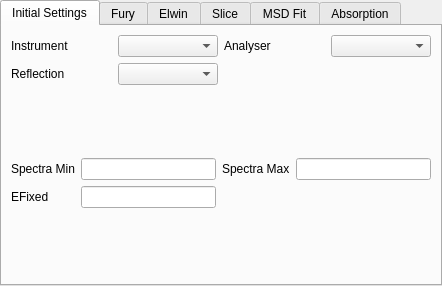
<ui version="4.0" >
 <class>indirectAnalysis</class>
 <widget class="QWidget" name="indirectAnalysis" >
  <property name="geometry" >
   <rect>
    <x>0</x>
    <y>0</y>
    <width>442</width>
    <height>286</height>
   </rect>
  </property>
  <property name="windowTitle" >
   <string>Indirect Data Analysis</string>
  </property>
  <layout class="QVBoxLayout" name="verticalLayout" >
   <property name="spacing" >
    <number>0</number>
   </property>
   <property name="margin" >
    <number>0</number>
   </property>
   <item>
    <widget class="QTabWidget" name="tabWidget" >
     <property name="enabled" >
      <bool>true</bool>
     </property>
     <property name="tabShape" >
      <enum>QTabWidget::Rounded</enum>
     </property>
     <property name="currentIndex" >
      <number>0</number>
     </property>
     <widget class="QWidget" name="tabSettings" >
      <attribute name="title" >
       <string>Initial Settings</string>
      </attribute>
      <layout class="QVBoxLayout" name="verticalLayout_9" >
       <item>
        <layout class="QGridLayout" name="gridLayout_3" >
         <item row="0" column="0" >
          <widget class="QLabel" name="set_lbInst" >
           <property name="text" >
            <string>Instrument</string>
           </property>
          </widget>
         </item>
         <item row="0" column="2" >
          <widget class="QLabel" name="set_lbAnalyser" >
           <property name="text" >
            <string>Analyser</string>
           </property>
          </widget>
         </item>
         <item row="0" column="3" >
          <widget class="QComboBox" name="set_cbAnalyser" />
         </item>
         <item row="1" column="0" >
          <widget class="QLabel" name="set_lbReflection" >
           <property name="text" >
            <string>Reflection</string>
           </property>
          </widget>
         </item>
         <item row="1" column="1" >
          <widget class="QComboBox" name="set_cbReflection" />
         </item>
         <item row="0" column="1" >
          <widget class="MantidQt::MantidWidgets::InstrumentSelector" name="set_cbInst" >
           <property name="techniques" >
            <stringlist>
             <string>TOF Indirect Geometry Spectroscopy</string>
            </stringlist>
           </property>
          </widget>
         </item>
        </layout>
       </item>
       <item>
        <spacer name="verticalSpacer_5" >
         <property name="orientation" >
          <enum>Qt::Vertical</enum>
         </property>
         <property name="sizeHint" stdset="0" >
          <size>
           <width>20</width>
           <height>40</height>
          </size>
         </property>
        </spacer>
       </item>
       <item>
        <layout class="QGridLayout" name="gridLayout_2" >
         <item row="0" column="0" >
          <widget class="QLabel" name="set_lbSpecMin" >
           <property name="text" >
            <string>Spectra Min</string>
           </property>
          </widget>
         </item>
         <item row="0" column="1" >
          <widget class="QLineEdit" name="set_leSpecMin" />
         </item>
         <item row="0" column="2" >
          <widget class="QLabel" name="set_lbSpecMax" >
           <property name="text" >
            <string>Spectra Max</string>
           </property>
          </widget>
         </item>
         <item row="0" column="3" >
          <widget class="QLineEdit" name="set_leSpecMax" />
         </item>
         <item row="1" column="0" >
          <widget class="QLabel" name="set_lbEFixed" >
           <property name="text" >
            <string>EFixed</string>
           </property>
          </widget>
         </item>
         <item row="1" column="1" >
          <widget class="QLineEdit" name="set_leEFixed" />
         </item>
        </layout>
       </item>
       <item>
        <spacer name="verticalSpacer_6" >
         <property name="orientation" >
          <enum>Qt::Vertical</enum>
         </property>
         <property name="sizeHint" stdset="0" >
          <size>
           <width>20</width>
           <height>40</height>
          </size>
         </property>
        </spacer>
       </item>
      </layout>
     </widget>
     <widget class="QWidget" name="tabFury" >
      <attribute name="title" >
       <string>Fury</string>
      </attribute>
      <layout class="QVBoxLayout" name="verticalLayout_2" >
       <item>
        <layout class="QGridLayout" name="fury_layoutFiles" >
         <item row="0" column="0" >
          <widget class="MantidQt::MantidWidgets::MWRunFiles" name="fury_iconFile" >
           <property name="findRunFiles" stdset="0" >
            <bool>false</bool>
           </property>
           <property name="label" stdset="0" >
            <string>ICON File</string>
           </property>
           <property name="multipleFiles" stdset="0" >
            <bool>false</bool>
           </property>
           <property name="fileExtensions" >
            <stringlist>
             <string>.nxs</string>
            </stringlist>
           </property>
          </widget>
         </item>
         <item row="1" column="0" >
          <widget class="MantidQt::MantidWidgets::MWRunFiles" name="fury_resFile" >
           <property name="findRunFiles" stdset="0" >
            <bool>false</bool>
           </property>
           <property name="label" stdset="0" >
            <string>RES File</string>
           </property>
           <property name="multipleFiles" stdset="0" >
            <bool>false</bool>
           </property>
           <property name="fileExtensions" >
            <stringlist>
             <string>_res.nxs</string>
            </stringlist>
           </property>
          </widget>
         </item>
        </layout>
       </item>
       <item>
        <layout class="QHBoxLayout" name="fury_layoutRebin" >
         <item>
          <widget class="QLabel" name="fury_lbELow" >
           <property name="text" >
            <string>ELow</string>
           </property>
          </widget>
         </item>
         <item>
          <widget class="QLineEdit" name="fury_leELow" />
         </item>
         <item>
          <widget class="QLabel" name="fury_valELow" >
           <property name="styleSheet" >
            <string notr="true" >color: rgb(255, 0, 0);</string>
           </property>
           <property name="text" >
            <string>*</string>
           </property>
          </widget>
         </item>
         <item>
          <widget class="QLabel" name="fury_lbEWidth" >
           <property name="text" >
            <string>EWidth</string>
           </property>
          </widget>
         </item>
         <item>
          <widget class="QLineEdit" name="fury_leEWidth" />
         </item>
         <item>
          <widget class="QLabel" name="fury_valEWidth" >
           <property name="styleSheet" >
            <string notr="true" >color: rgb(255, 0, 0);</string>
           </property>
           <property name="text" >
            <string>*</string>
           </property>
          </widget>
         </item>
         <item>
          <widget class="QLabel" name="fury_lbEHigh" >
           <property name="text" >
            <string>EHigh</string>
           </property>
          </widget>
         </item>
         <item>
          <widget class="QLineEdit" name="fury_leEHigh" />
         </item>
         <item>
          <widget class="QLabel" name="fury_valEHigh" >
           <property name="styleSheet" >
            <string notr="true" >color: rgb(255, 0, 0);</string>
           </property>
           <property name="text" >
            <string>*</string>
           </property>
          </widget>
         </item>
        </layout>
       </item>
       <item>
        <layout class="QHBoxLayout" name="fury_layoutSpacer" >
         <item>
          <spacer name="horizontalSpacer" >
           <property name="orientation" >
            <enum>Qt::Horizontal</enum>
           </property>
           <property name="sizeHint" stdset="0" >
            <size>
             <width>40</width>
             <height>20</height>
            </size>
           </property>
          </spacer>
         </item>
         <item>
          <layout class="QVBoxLayout" name="fury_layoutSaveRun" >
           <item>
            <widget class="QCheckBox" name="fury_ckSave" >
             <property name="text" >
              <string>Save Output</string>
             </property>
             <property name="checked" >
              <bool>true</bool>
             </property>
            </widget>
           </item>
           <item>
            <spacer name="verticalSpacer" >
             <property name="orientation" >
              <enum>Qt::Vertical</enum>
             </property>
             <property name="sizeHint" stdset="0" >
              <size>
               <width>20</width>
               <height>40</height>
              </size>
             </property>
            </spacer>
           </item>
           <item>
            <widget class="QPushButton" name="fury_pbRun" >
             <property name="text" >
              <string>Run Fury</string>
             </property>
            </widget>
           </item>
          </layout>
         </item>
         <item>
          <spacer name="horizontalSpacer_2" >
           <property name="orientation" >
            <enum>Qt::Horizontal</enum>
           </property>
           <property name="sizeHint" stdset="0" >
            <size>
             <width>40</width>
             <height>20</height>
            </size>
           </property>
          </spacer>
         </item>
        </layout>
       </item>
      </layout>
     </widget>
     <widget class="QWidget" name="tabElwin" >
      <attribute name="title" >
       <string>Elwin</string>
      </attribute>
      <layout class="QVBoxLayout" name="verticalLayout_3" >
       <item>
        <widget class="MantidQt::MantidWidgets::MWRunFiles" name="elwin_inputFile" >
         <property name="findRunFiles" stdset="0" >
          <bool>false</bool>
         </property>
         <property name="label" stdset="0" >
          <string>Input File</string>
         </property>
         <property name="multipleFiles" stdset="0" >
          <bool>false</bool>
         </property>
         <property name="fileExtensions" >
          <stringlist>
           <string>.nxs</string>
          </stringlist>
         </property>
        </widget>
       </item>
       <item>
        <layout class="QHBoxLayout" name="horizontalLayout_3" >
         <item>
          <widget class="QLabel" name="elwin_lbStart" >
           <property name="text" >
            <string>Window Start:</string>
           </property>
          </widget>
         </item>
         <item>
          <widget class="QLineEdit" name="elwin_leEStart" />
         </item>
         <item>
          <widget class="QLabel" name="elwin_valRangeStart" >
           <property name="styleSheet" >
            <string notr="true" >color: rgb(255, 0, 0);</string>
           </property>
           <property name="text" >
            <string>*</string>
           </property>
          </widget>
         </item>
         <item>
          <widget class="QLabel" name="elwin_lbEnd" >
           <property name="text" >
            <string>End:</string>
           </property>
          </widget>
         </item>
         <item>
          <widget class="QLineEdit" name="elwin_leEEnd" />
         </item>
         <item>
          <widget class="QLabel" name="elwin_valRangeEnd" >
           <property name="styleSheet" >
            <string notr="true" >color: rgb(255, 0, 0);</string>
           </property>
           <property name="text" >
            <string>*</string>
           </property>
          </widget>
         </item>
        </layout>
       </item>
       <item>
        <spacer name="verticalSpacer_7" >
         <property name="orientation" >
          <enum>Qt::Vertical</enum>
         </property>
         <property name="sizeType" >
          <enum>QSizePolicy::Expanding</enum>
         </property>
         <property name="sizeHint" stdset="0" >
          <size>
           <width>20</width>
           <height>60</height>
          </size>
         </property>
        </spacer>
       </item>
       <item>
        <layout class="QHBoxLayout" name="horizontalLayout" >
         <item>
          <spacer name="horizontalSpacer_4" >
           <property name="orientation" >
            <enum>Qt::Horizontal</enum>
           </property>
           <property name="sizeHint" stdset="0" >
            <size>
             <width>40</width>
             <height>20</height>
            </size>
           </property>
          </spacer>
         </item>
         <item>
          <layout class="QVBoxLayout" name="verticalLayout_4" >
           <item>
            <widget class="QCheckBox" name="elwin_ckSave" >
             <property name="text" >
              <string>Save Result</string>
             </property>
             <property name="checked" >
              <bool>true</bool>
             </property>
            </widget>
           </item>
           <item>
            <spacer name="verticalSpacer_2" >
             <property name="orientation" >
              <enum>Qt::Vertical</enum>
             </property>
             <property name="sizeHint" stdset="0" >
              <size>
               <width>20</width>
               <height>40</height>
              </size>
             </property>
            </spacer>
           </item>
           <item>
            <widget class="QPushButton" name="elwin_pbRun" >
             <property name="text" >
              <string>Run Elwin</string>
             </property>
            </widget>
           </item>
          </layout>
         </item>
         <item>
          <spacer name="horizontalSpacer_3" >
           <property name="orientation" >
            <enum>Qt::Horizontal</enum>
           </property>
           <property name="sizeHint" stdset="0" >
            <size>
             <width>40</width>
             <height>20</height>
            </size>
           </property>
          </spacer>
         </item>
        </layout>
       </item>
      </layout>
     </widget>
     <widget class="QWidget" name="tabSlice" >
      <attribute name="title" >
       <string>Slice</string>
      </attribute>
      <layout class="QVBoxLayout" name="verticalLayout_7" >
       <item>
        <widget class="MantidQt::MantidWidgets::MWRunFiles" name="slice_inputFile" >
         <property name="findRunFiles" stdset="0" >
          <bool>true</bool>
         </property>
         <property name="label" stdset="0" >
          <string>Input File</string>
         </property>
         <property name="multipleFiles" stdset="0" >
          <bool>false</bool>
         </property>
         <property name="fileExtensions" >
          <stringlist>
           <string>.raw</string>
          </stringlist>
         </property>
        </widget>
       </item>
       <item>
        <widget class="MantidQt::MantidWidgets::MWRunFiles" name="slice_calibFile" >
         <property name="findRunFiles" stdset="0" >
          <bool>false</bool>
         </property>
         <property name="label" stdset="0" >
          <string>Calibration File</string>
         </property>
         <property name="multipleFiles" stdset="0" >
          <bool>false</bool>
         </property>
         <property name="fileExtensions" >
          <stringlist>
           <string>_calib.nxs</string>
          </stringlist>
         </property>
        </widget>
       </item>
       <item>
        <layout class="QGridLayout" name="gridLayout" >
         <item row="0" column="1" >
          <widget class="QLineEdit" name="slice_leRange0" />
         </item>
         <item row="1" column="1" >
          <widget class="QLineEdit" name="slice_leRange2" />
         </item>
         <item row="0" column="4" >
          <widget class="QLineEdit" name="slice_leRange1" />
         </item>
         <item row="1" column="4" >
          <widget class="QLineEdit" name="slice_leRange3" />
         </item>
         <item row="1" column="2" >
          <widget class="QLabel" name="slice_valRange2" >
           <property name="styleSheet" >
            <string notr="true" >color: rgb(255, 0, 0);</string>
           </property>
           <property name="text" >
            <string>*</string>
           </property>
          </widget>
         </item>
         <item row="0" column="2" >
          <widget class="QLabel" name="slice_valRange0" >
           <property name="styleSheet" >
            <string notr="true" >color: rgb(255, 0, 0);</string>
           </property>
           <property name="text" >
            <string>*</string>
           </property>
          </widget>
         </item>
         <item row="0" column="3" >
          <widget class="QLabel" name="slice_lbTo1" >
           <property name="text" >
            <string>to</string>
           </property>
          </widget>
         </item>
         <item row="1" column="3" >
          <widget class="QLabel" name="slice_lbTo2" >
           <property name="text" >
            <string>to</string>
           </property>
          </widget>
         </item>
         <item row="0" column="0" >
          <widget class="QLabel" name="slice_lbRange1" >
           <property name="text" >
            <string>TOF Range 1</string>
           </property>
          </widget>
         </item>
         <item row="1" column="0" >
          <widget class="QLabel" name="slice_lbRange2" >
           <property name="text" >
            <string>TOF Range 2</string>
           </property>
          </widget>
         </item>
         <item row="0" column="5" >
          <widget class="QLabel" name="slice_valRange1" >
           <property name="styleSheet" >
            <string notr="true" >color: rgb(255, 0, 0);</string>
           </property>
           <property name="text" >
            <string>*</string>
           </property>
          </widget>
         </item>
         <item row="1" column="5" >
          <widget class="QLabel" name="slice_valRange3" >
           <property name="styleSheet" >
            <string notr="true" >color: rgb(255, 0, 0);</string>
           </property>
           <property name="text" >
            <string>*</string>
           </property>
          </widget>
         </item>
        </layout>
       </item>
       <item>
        <layout class="QHBoxLayout" name="horizontalLayout_11" >
         <item>
          <spacer name="horizontalSpacer_10" >
           <property name="orientation" >
            <enum>Qt::Horizontal</enum>
           </property>
           <property name="sizeHint" stdset="0" >
            <size>
             <width>40</width>
             <height>20</height>
            </size>
           </property>
          </spacer>
         </item>
         <item>
          <layout class="QVBoxLayout" name="verticalLayout_8" >
           <item>
            <widget class="QCheckBox" name="slice_ckSave" >
             <property name="text" >
              <string>Save Output</string>
             </property>
            </widget>
           </item>
           <item>
            <spacer name="verticalSpacer_4" >
             <property name="orientation" >
              <enum>Qt::Vertical</enum>
             </property>
             <property name="sizeHint" stdset="0" >
              <size>
               <width>20</width>
               <height>40</height>
              </size>
             </property>
            </spacer>
           </item>
           <item>
            <widget class="QPushButton" name="slice_pbRun" >
             <property name="text" >
              <string>Run Slice</string>
             </property>
            </widget>
           </item>
          </layout>
         </item>
         <item>
          <spacer name="horizontalSpacer_11" >
           <property name="orientation" >
            <enum>Qt::Horizontal</enum>
           </property>
           <property name="sizeHint" stdset="0" >
            <size>
             <width>40</width>
             <height>20</height>
            </size>
           </property>
          </spacer>
         </item>
        </layout>
       </item>
      </layout>
     </widget>
     <widget class="QWidget" name="tabMSD" >
      <attribute name="title" >
       <string>MSD Fit</string>
      </attribute>
      <layout class="QVBoxLayout" name="verticalLayout_5" >
       <item>
        <widget class="MantidQt::MantidWidgets::MWRunFiles" name="msd_inputFile" >
         <property name="findRunFiles" stdset="0" >
          <bool>false</bool>
         </property>
         <property name="label" stdset="0" >
          <string>Input File</string>
         </property>
         <property name="multipleFiles" stdset="0" >
          <bool>false</bool>
         </property>
         <property name="fileExtensions" >
          <stringlist>
           <string>_elw.nxs</string>
          </stringlist>
         </property>
        </widget>
       </item>
       <item>
        <layout class="QHBoxLayout" name="horizontalLayout_6" >
         <item>
          <widget class="QLabel" name="msd_lbStartX" >
           <property name="text" >
            <string>Start X</string>
           </property>
          </widget>
         </item>
         <item>
          <widget class="QLineEdit" name="msd_leStartX" />
         </item>
         <item>
          <widget class="QLabel" name="msd_valStartX" >
           <property name="styleSheet" >
            <string notr="true" >color: rgb(255, 0, 0);</string>
           </property>
           <property name="text" >
            <string>*</string>
           </property>
          </widget>
         </item>
         <item>
          <widget class="QLabel" name="msd_lbEndX" >
           <property name="text" >
            <string>End X</string>
           </property>
          </widget>
         </item>
         <item>
          <widget class="QLineEdit" name="msd_leEndX" />
         </item>
         <item>
          <widget class="QLabel" name="msd_valEndX" >
           <property name="styleSheet" >
            <string notr="true" >color: rgb(255, 0, 0);</string>
           </property>
           <property name="text" >
            <string>*</string>
           </property>
          </widget>
         </item>
        </layout>
       </item>
       <item>
        <layout class="QHBoxLayout" name="horizontalLayout_7" >
         <item>
          <spacer name="horizontalSpacer_6" >
           <property name="orientation" >
            <enum>Qt::Horizontal</enum>
           </property>
           <property name="sizeHint" stdset="0" >
            <size>
             <width>40</width>
             <height>20</height>
            </size>
           </property>
          </spacer>
         </item>
         <item>
          <layout class="QVBoxLayout" name="verticalLayout_6" >
           <item>
            <layout class="QHBoxLayout" name="horizontalLayout_8" >
             <item>
              <widget class="QCheckBox" name="msd_ckSave" >
               <property name="text" >
                <string>Save Output</string>
               </property>
               <property name="checked" >
                <bool>true</bool>
               </property>
              </widget>
             </item>
             <item>
              <widget class="QCheckBox" name="msd_ckPlot" >
               <property name="text" >
                <string>Plot Output</string>
               </property>
              </widget>
             </item>
            </layout>
           </item>
           <item>
            <spacer name="verticalSpacer_3" >
             <property name="orientation" >
              <enum>Qt::Vertical</enum>
             </property>
             <property name="sizeHint" stdset="0" >
              <size>
               <width>20</width>
               <height>40</height>
              </size>
             </property>
            </spacer>
           </item>
           <item>
            <layout class="QHBoxLayout" name="horizontalLayout_9" >
             <item>
              <spacer name="horizontalSpacer_8" >
               <property name="orientation" >
                <enum>Qt::Horizontal</enum>
               </property>
               <property name="sizeHint" stdset="0" >
                <size>
                 <width>40</width>
                 <height>20</height>
                </size>
               </property>
              </spacer>
             </item>
             <item>
              <widget class="QPushButton" name="msd_pbRun" >
               <property name="text" >
                <string>Run MSD Fit</string>
               </property>
              </widget>
             </item>
             <item>
              <spacer name="horizontalSpacer_9" >
               <property name="orientation" >
                <enum>Qt::Horizontal</enum>
               </property>
               <property name="sizeHint" stdset="0" >
                <size>
                 <width>40</width>
                 <height>20</height>
                </size>
               </property>
              </spacer>
             </item>
            </layout>
           </item>
          </layout>
         </item>
         <item>
          <spacer name="horizontalSpacer_7" >
           <property name="orientation" >
            <enum>Qt::Horizontal</enum>
           </property>
           <property name="sizeHint" stdset="0" >
            <size>
             <width>40</width>
             <height>20</height>
            </size>
           </property>
          </spacer>
         </item>
        </layout>
       </item>
      </layout>
     </widget>
     <widget class="QWidget" name="tabAbsorption" >
      <attribute name="title" >
       <string>Absorption</string>
      </attribute>
      <layout class="QVBoxLayout" name="verticalLayout_10" >
       <item>
        <widget class="MantidQt::MantidWidgets::MWRunFiles" name="abs_inputFile" >
         <property name="findRunFiles" stdset="0" >
          <bool>false</bool>
         </property>
         <property name="label" stdset="0" >
          <string>Input File</string>
         </property>
         <property name="multipleFiles" stdset="0" >
          <bool>false</bool>
         </property>
        </widget>
       </item>
       <item>
        <layout class="QHBoxLayout" name="horizontalLayout_4" >
         <item>
          <widget class="QLabel" name="abs_lbSampleShape" >
           <property name="text" >
            <string>Sample Shape</string>
           </property>
          </widget>
         </item>
         <item>
          <widget class="QComboBox" name="abs_cbShape" >
           <item>
            <property name="text" >
             <string>Flat Plate</string>
            </property>
           </item>
           <item>
            <property name="text" >
             <string>Cylinder</string>
            </property>
           </item>
          </widget>
         </item>
        </layout>
       </item>
       <item>
        <layout class="QGridLayout" name="gridLayout_5" >
         <item row="0" column="0" >
          <widget class="QLabel" name="abs_lbAttenuation" >
           <property name="text" >
            <string>Attenuation</string>
           </property>
          </widget>
         </item>
         <item row="0" column="3" >
          <widget class="QLabel" name="abs_lbScatter" >
           <property name="text" >
            <string>Scattering</string>
           </property>
          </widget>
         </item>
         <item row="0" column="1" >
          <widget class="QLineEdit" name="abs_leAttenuation" />
         </item>
         <item row="0" column="2" >
          <widget class="QLabel" name="abs_valAttenuation" >
           <property name="styleSheet" >
            <string notr="true" >color: rgb(255, 0, 0);</string>
           </property>
           <property name="text" >
            <string>*</string>
           </property>
          </widget>
         </item>
         <item row="0" column="4" >
          <widget class="QLineEdit" name="abs_leScatter" />
         </item>
         <item row="0" column="5" >
          <widget class="QLabel" name="abs_valScatter" >
           <property name="styleSheet" >
            <string notr="true" >color: rgb(255, 0, 0);</string>
           </property>
           <property name="text" >
            <string>*</string>
           </property>
          </widget>
         </item>
         <item row="1" column="1" >
          <widget class="QLineEdit" name="abs_leDensity" />
         </item>
         <item row="1" column="0" >
          <widget class="QLabel" name="abs_lbDensity" >
           <property name="text" >
            <string>Density</string>
           </property>
          </widget>
         </item>
         <item row="1" column="2" >
          <widget class="QLabel" name="abs_valDensity" >
           <property name="styleSheet" >
            <string notr="true" >color: rgb(255, 0, 0);</string>
           </property>
           <property name="text" >
            <string>*</string>
           </property>
          </widget>
         </item>
        </layout>
       </item>
       <item>
        <widget class="QStackedWidget" name="abs_swDetails" >
         <property name="lineWidth" >
          <number>0</number>
         </property>
         <property name="currentIndex" >
          <number>0</number>
         </property>
         <widget class="QWidget" name="FlatPlate" >
          <layout class="QVBoxLayout" name="verticalLayout_12" >
           <item>
            <layout class="QGridLayout" name="gridLayout_6" >
             <property name="spacing" >
              <number>6</number>
             </property>
             <item row="0" column="0" >
              <widget class="QLabel" name="abs_lbFlatHeight" >
               <property name="text" >
                <string>Height</string>
               </property>
              </widget>
             </item>
             <item row="0" column="1" >
              <widget class="QLineEdit" name="abs_leFlatHeight" />
             </item>
             <item row="0" column="2" >
              <widget class="QLabel" name="abs_valFlatHeight" >
               <property name="styleSheet" >
                <string notr="true" >color: rgb(255, 0, 0);</string>
               </property>
               <property name="text" >
                <string>*</string>
               </property>
              </widget>
             </item>
             <item row="0" column="3" >
              <widget class="QLabel" name="abs_lbWidth" >
               <property name="text" >
                <string>Width</string>
               </property>
              </widget>
             </item>
             <item row="0" column="4" >
              <widget class="QLineEdit" name="abs_leWidth" />
             </item>
             <item row="0" column="5" >
              <widget class="QLabel" name="abs_valWidth" >
               <property name="styleSheet" >
                <string notr="true" >color: rgb(255, 0, 0);</string>
               </property>
               <property name="text" >
                <string>*</string>
               </property>
              </widget>
             </item>
             <item row="1" column="0" >
              <widget class="QLabel" name="abs_lbThickness" >
               <property name="text" >
                <string>Thickness</string>
               </property>
              </widget>
             </item>
             <item row="1" column="1" >
              <widget class="QLineEdit" name="abs_leThickness" />
             </item>
             <item row="1" column="2" >
              <widget class="QLabel" name="abs_valThickness" >
               <property name="styleSheet" >
                <string notr="true" >color: rgb(255, 0, 0);</string>
               </property>
               <property name="text" >
                <string>*</string>
               </property>
              </widget>
             </item>
             <item row="1" column="3" >
              <widget class="QLabel" name="abs_lbElementSize" >
               <property name="text" >
                <string>Element Size</string>
               </property>
              </widget>
             </item>
             <item row="1" column="4" >
              <widget class="QLineEdit" name="abs_leElementSize" />
             </item>
             <item row="1" column="5" >
              <widget class="QLabel" name="abs_valElementSize" >
               <property name="styleSheet" >
                <string notr="true" >color: rgb(255, 0, 0);</string>
               </property>
               <property name="text" >
                <string>*</string>
               </property>
              </widget>
             </item>
            </layout>
           </item>
          </layout>
         </widget>
         <widget class="QWidget" name="Cylinder" >
          <layout class="QVBoxLayout" name="verticalLayout_13" >
           <item>
            <layout class="QGridLayout" name="gridLayout_4" >
             <item row="0" column="0" >
              <widget class="QLabel" name="abs_lbCylHeight" >
               <property name="text" >
                <string>Height</string>
               </property>
              </widget>
             </item>
             <item row="1" column="0" >
              <widget class="QLabel" name="abs_lbSlices" >
               <property name="text" >
                <string>NSlice</string>
               </property>
              </widget>
             </item>
             <item row="1" column="5" >
              <widget class="QLabel" name="abs_valAnnuli" >
               <property name="styleSheet" >
                <string notr="true" >color: rgb(255, 0, 0);</string>
               </property>
               <property name="text" >
                <string>*</string>
               </property>
              </widget>
             </item>
             <item row="0" column="5" >
              <widget class="QLabel" name="abs_valRadius" >
               <property name="styleSheet" >
                <string notr="true" >color: rgb(255, 0, 0);</string>
               </property>
               <property name="text" >
                <string>*</string>
               </property>
              </widget>
             </item>
             <item row="1" column="3" >
              <widget class="QLabel" name="abs_lbAnnuli" >
               <property name="text" >
                <string>NAnn</string>
               </property>
              </widget>
             </item>
             <item row="0" column="3" >
              <widget class="QLabel" name="abs_lbRadius" >
               <property name="text" >
                <string>Radius</string>
               </property>
              </widget>
             </item>
             <item row="1" column="2" >
              <widget class="QLabel" name="abs_valSlices" >
               <property name="styleSheet" >
                <string notr="true" >color: rgb(255, 0, 0);</string>
               </property>
               <property name="text" >
                <string>*</string>
               </property>
              </widget>
             </item>
             <item row="0" column="2" >
              <widget class="QLabel" name="abs_valCylHeight" >
               <property name="styleSheet" >
                <string notr="true" >color: rgb(255, 0, 0);</string>
               </property>
               <property name="text" >
                <string>*</string>
               </property>
              </widget>
             </item>
             <item row="1" column="1" >
              <widget class="QLineEdit" name="abs_leSlices" />
             </item>
             <item row="0" column="1" >
              <widget class="QLineEdit" name="abs_leCylHeight" />
             </item>
             <item row="1" column="4" >
              <widget class="QLineEdit" name="abs_leAnnuli" />
             </item>
             <item row="0" column="4" >
              <widget class="QLineEdit" name="abs_leRadius" />
             </item>
            </layout>
           </item>
          </layout>
         </widget>
        </widget>
       </item>
       <item>
        <layout class="QHBoxLayout" name="horizontalLayout_14" >
         <item>
          <spacer name="horizontalSpacer_5" >
           <property name="orientation" >
            <enum>Qt::Horizontal</enum>
           </property>
           <property name="sizeHint" stdset="0" >
            <size>
             <width>40</width>
             <height>20</height>
            </size>
           </property>
          </spacer>
         </item>
         <item>
          <layout class="QVBoxLayout" name="verticalLayout_11" >
           <item>
            <widget class="QCheckBox" name="abs_ckSave" >
             <property name="text" >
              <string>Save Output</string>
             </property>
             <property name="checked" >
              <bool>true</bool>
             </property>
            </widget>
           </item>
           <item>
            <spacer name="verticalSpacer_8" >
             <property name="orientation" >
              <enum>Qt::Vertical</enum>
             </property>
             <property name="sizeHint" stdset="0" >
              <size>
               <width>20</width>
               <height>40</height>
              </size>
             </property>
            </spacer>
           </item>
           <item>
            <widget class="QPushButton" name="abs_pbRun" >
             <property name="text" >
              <string>Run Absorption</string>
             </property>
            </widget>
           </item>
          </layout>
         </item>
         <item>
          <spacer name="horizontalSpacer_12" >
           <property name="orientation" >
            <enum>Qt::Horizontal</enum>
           </property>
           <property name="sizeHint" stdset="0" >
            <size>
             <width>40</width>
             <height>20</height>
            </size>
           </property>
          </spacer>
         </item>
        </layout>
       </item>
      </layout>
     </widget>
    </widget>
   </item>
  </layout>
 </widget>
 <customwidgets>
  <customwidget>
   <class>MantidQt::MantidWidgets::MWRunFiles</class>
   <extends>QWidget</extends>
   <header>MantidQtMantidWidgets/MWRunFiles.h</header>
  </customwidget>
  <customwidget>
   <class>MantidQt::MantidWidgets::InstrumentSelector</class>
   <extends>QComboBox</extends>
   <header>MantidQtMantidWidgets/InstrumentSelector.h</header>
  </customwidget>
 </customwidgets>
 <tabstops>
  <tabstop>fury_leELow</tabstop>
  <tabstop>fury_leEWidth</tabstop>
  <tabstop>fury_leEHigh</tabstop>
  <tabstop>fury_ckSave</tabstop>
  <tabstop>fury_pbRun</tabstop>
  <tabstop>elwin_leEStart</tabstop>
  <tabstop>elwin_leEEnd</tabstop>
  <tabstop>elwin_ckSave</tabstop>
  <tabstop>elwin_pbRun</tabstop>
  <tabstop>slice_leRange0</tabstop>
  <tabstop>slice_leRange1</tabstop>
  <tabstop>slice_leRange2</tabstop>
  <tabstop>slice_leRange3</tabstop>
  <tabstop>slice_ckSave</tabstop>
  <tabstop>slice_pbRun</tabstop>
  <tabstop>msd_leStartX</tabstop>
  <tabstop>msd_leEndX</tabstop>
  <tabstop>msd_ckSave</tabstop>
  <tabstop>msd_ckPlot</tabstop>
  <tabstop>msd_pbRun</tabstop>
  <tabstop>set_cbAnalyser</tabstop>
  <tabstop>set_cbReflection</tabstop>
  <tabstop>set_leSpecMin</tabstop>
  <tabstop>set_leSpecMax</tabstop>
  <tabstop>set_leEFixed</tabstop>
 </tabstops>
 <resources/>
 <connections/>
</ui>
